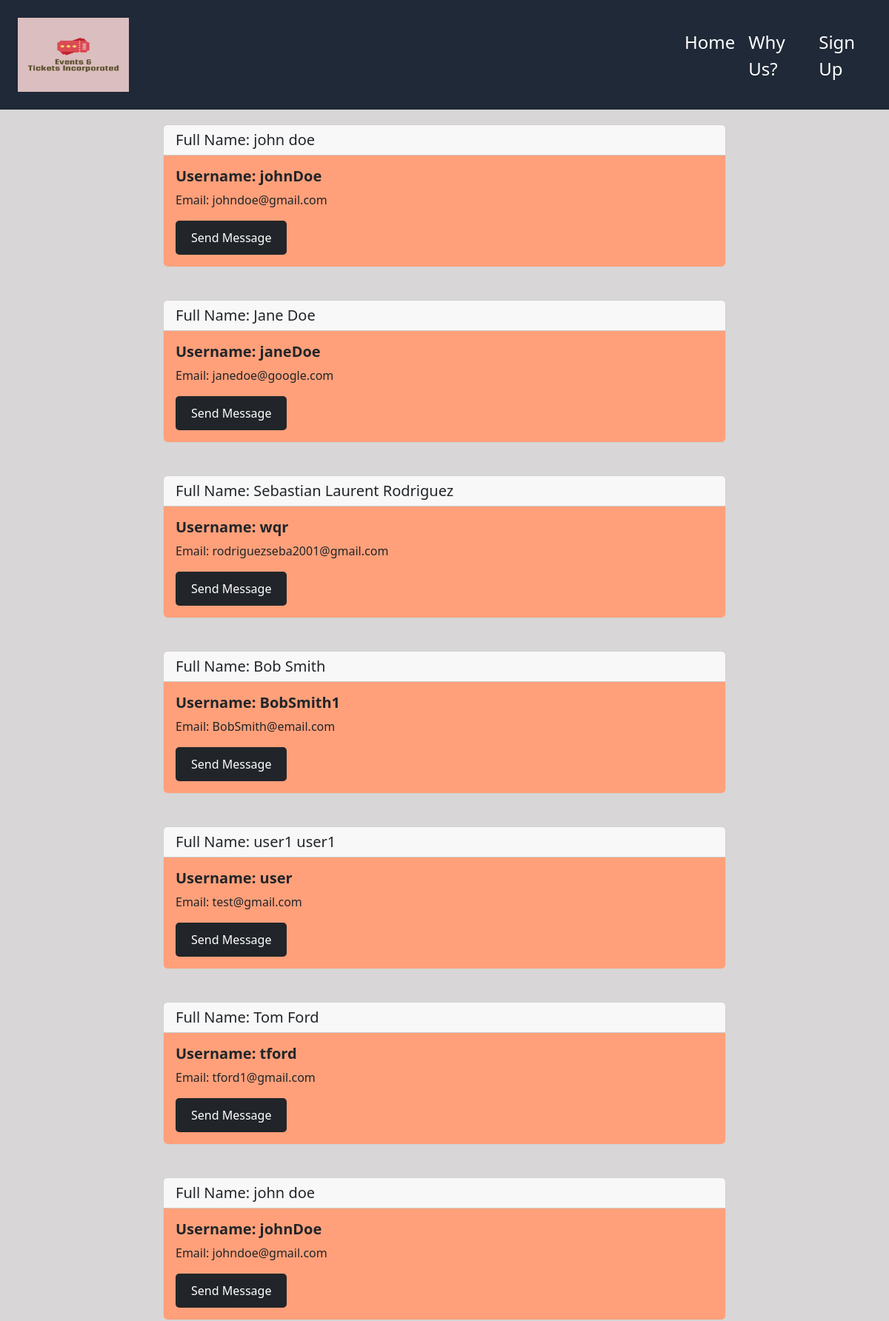
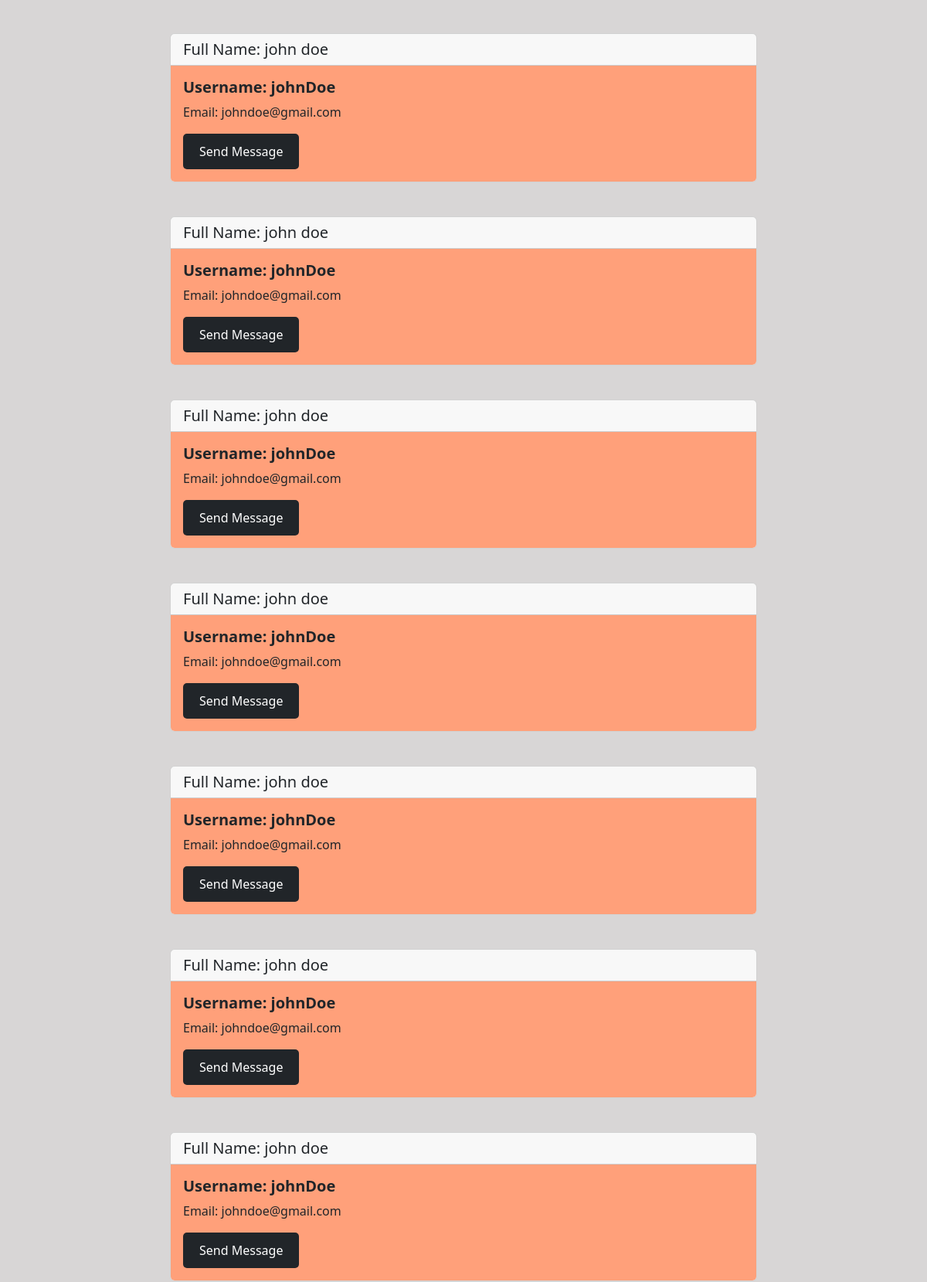
The app's page /manager/guest_list/1 (upper part) with its own data (2 pictures, top to bottom).
### tables this page shows
CREATE TABLE sold_tickets (
    ticket_id INTEGER PRIMARY KEY AUTOINCREMENT,
    event_id INTEGER,
    guest_id INTEGER,
    guest_name TEXT,
    FOREIGN KEY (event_id) REFERENCES events(id),
    FOREIGN KEY (guest_id) REFERENCES users(id)
);

CREATE TABLE users (
    id INTEGER PRIMARY KEY AUTOINCREMENT,
    first_name TEXT NOT NULL,
    last_name TEXT NOT NULL,
    username TEXT UNIQUE NOT NULL,
    email TEXT UNIQUE NOT NULL,
    password TEXT NOT NULL
);

### event_manager/views.py (the view)
@event_manager.route('/manager/guest_list/<string:event_id>')
def guest_list(event_id):
    event_guests = event_manager_services.fetch_guest_list(event_id)
    if event_guests:  # Check if event_guests is not empty
        print(event_guests)
        return render_template('notifications/event_guest_list.html', event_id=event_id, event_guests=event_guests)
    else:
        return render_template('notifications/event_guest_list.html', event_id=event_id)

### event_manager/services.py (called while the page is built)
    def fetch_guest_list(self, event_id):
        conn = sqlite3.connect('database.db')
        cursor = conn.cursor()
        query = "SELECT sold_tickets.guest_id, users.first_name, users.last_name, users.username, users.email FROM sold_tickets JOIN users ON sold_tickets.guest_id = users.id WHERE sold_tickets.event_id = ?"
        cursor.execute(query, (event_id, ))
        event_guests = cursor.fetchall()
        conn.close()
        if event_guests:
            event_guest_objects = []
            for guest_data in event_guests:
                guest_id, first_name, last_name, username, email = guest_data
                event_guest_object = EventGuest(event_id, guest_id, first_name, last_name, username, email)
                event_guest_objects.append(event_guest_object)
            return event_guest_objects
        else:
            return []

### templates/notifications/event_guest_list.html (shortened to what this page needs)
{% extends 'index.html' %} {% block content %}
<div class="guest_list_cont">
  {% for guest in event_guests %}
  <div class="card">
    <h5 class="card-header">
      Full Name: {{ guest.first_name }} {{ guest.last_name }}
    </h5>
    <div class="card-body">
      <h5 class="card-title">Username: {{ guest.username }}</h5>
      <p class="card-text">Email: {{ guest.email }}</p>
      <a
        href="#"
        class="btn text-bg-dark"
        data-bs-toggle="modal"
        data-bs-target="#sendMessageModal{{ guest.id }}"
        >Send Message</a
      >
    </div>
  </div>
  <br />
  {% endfor %}
</div>
{% endblock content %}

### static/css/style.css (style rules this page uses)
body { margin: 0; color: #F9FAF8; font-family: 'Times New Roman', Times, serif; height: 100%; background-color:#d8d6d6 !important; }
a:link { color: white; background-color: transparent; text-decoration: none; }
* { margin: 0; padding: 0; box-sizing: border-box; font-family: 'Segoe UI', Tahoma, Geneva, Verdana, sans-serif; }
.guest_list_cont { max-width: 800px; margin: 0 auto; padding: 20px; }
.card { margin-bottom: 20px; border: 1px solid #ccc; border-radius: 5px; overflow: hidden; }
.card-header { background-color: #007bff; color: #fff; padding: 10px; margin-bottom: 0; }
.card-body { padding: 20px; background-color:lightsalmon; }
.card-title { font-weight: bold; }
.guest_list_cont .btn { display: inline-block; background-color: #007bff; color: #fff; padding: 10px 20px; text-decoration: none; border-radius: 5px; }

### records on screen
sold_tickets: first_name "john", last_name "doe", username "johnDoe", email "johndoe@gmail.com"
sold_tickets: first_name "Jane", last_name "Doe", username "janeDoe", email "janedoe@google.com"
sold_tickets: first_name "Sebastian", last_name "Laurent Rodriguez", username "wqr", email "rodriguezseba2001@gmail.com"
sold_tickets: first_name "Bob", last_name "Smith", username "BobSmith1", email "BobSmith@email.com"
sold_tickets: first_name "user1", last_name "user1", username "user", email "test@gmail.com"
sold_tickets: first_name "Tom", last_name "Ford", username "tford", email "tford1@gmail.com"
sold_tickets: first_name "john", last_name "doe", username "johnDoe", email "johndoe@gmail.com"
sold_tickets: first_name "john", last_name "doe", username "johnDoe", email "johndoe@gmail.com"
sold_tickets: first_name "john", last_name "doe", username "johnDoe", email "johndoe@gmail.com"
sold_tickets: first_name "john", last_name "doe", username "johnDoe", email "johndoe@gmail.com"
sold_tickets: first_name "john", last_name "doe", username "johnDoe", email "johndoe@gmail.com"
sold_tickets: first_name "john", last_name "doe", username "johnDoe", email "johndoe@gmail.com"
sold_tickets: first_name "john", last_name "doe", username "johnDoe", email "johndoe@gmail.com"
sold_tickets: first_name "john", last_name "doe", username "johnDoe", email "johndoe@gmail.com"
